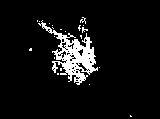
#> input picture mp2/images/gun.bmp, 160 x 119 px, found by its file name
$ python mp2_implementation.py
#> lines starting #> are read from the running program, lines starting #| are printed output that depends on the picture; after the words box and inside, x2 and y2 are one past the last pixel; in counts of white or black regions, pixels touching at a corner belong together
### mp2/MorphologicalOperators.py
import cv2
import numpy as np

def Dilation(img, se):
    '''
    Applies the dilation morphological operator to a given image.

    Parameters:
        img (numpy array): The image the operation will be performed on.
        se (tuple): The structuring element used in the operation.

    Returns:
        (numpy array): The dilated image.
    '''

    # Converting image to grayscale and determining dimensions
    img_gray = np.copy(img)
    if len(img_gray.shape) == 3:
        img_gray = cv2.cvtColor(img_gray, cv2.COLOR_BGR2GRAY)
    rows,cols = img_gray.shape

    # Determining the offsets from the center pixel of the structuring element
    se_offset_rows = se[0] // 2
    se_offset_cols = se[1] // 2

    # Adding padding for the image to account structuring element on the border of the image
    padded_img = np.pad(img_gray, ((se_offset_rows, se_offset_rows), (se_offset_cols, se_offset_cols)), mode="constant", constant_values=0)

    # Locating white pixels
    white_pix_coords = np.argwhere(padded_img == 255)

    # Dilation process
    for coord in white_pix_coords:
        i = coord[0]
        j = coord[1]
        row_inds = np.repeat(np.linspace(i - se_offset_rows, i + se_offset_rows, se[0], dtype=int), se[1])
        col_inds = np.tile(np.linspace(j - se_offset_cols, j + se_offset_cols, se[1], dtype=int), se[0])
        padded_img[row_inds, col_inds] = 255

    # Removing padding
    final_img = padded_img[se_offset_rows:(rows + se_offset_rows), se_offset_cols:(cols + se_offset_cols)]

    return cv2.cvtColor(final_img, cv2.COLOR_GRAY2BGR)


def Erosion(img, se):
    '''
    Applies the erosion morphological operator to a given image.

    Parameters:
        img (numpy array): The image the operation will be performed on.
        se (tuple): The structuring element used in the operation.

    Returns:
        (numpy array): The eroded image.
    '''

    # Converting image to grayscale and determining dimensions
    img_gray = np.copy(img)
    if len(img_gray.shape) == 3:
        img_gray = cv2.cvtColor(img_gray, cv2.COLOR_BGR2GRAY)
    rows,cols = img_gray.shape

    # Determining the offsets from the center pixel of the structuring element
    se_offset_rows = se[0] // 2
    se_offset_cols = se[1] // 2

    # Adding padding for the image to account structuring element on the border of the image
    padded_img = np.pad(img_gray, ((se_offset_rows, se_offset_rows), (se_offset_cols, se_offset_cols)), mode="constant", constant_values=0)

    # Copying padded image for overwriting later
    img_new = np.copy(padded_img)
    img_new[:, :] = 0

    # Locating white pixels
    white_pix_coords = np.argwhere(padded_img == 255)

    # Erosion process
    for coord in white_pix_coords:
        i = coord[0]
        j = coord[1]
        row_inds = np.repeat(np.linspace(i - se_offset_rows, i + se_offset_rows, se[0], dtype=int), se[1])
        col_inds = np.tile(np.linspace(j - se_offset_cols, j + se_offset_cols, se[1], dtype=int), se[0])
        sum = np.sum(padded_img[row_inds, col_inds], dtype=int)
        if sum == 255*se[0]*se[1]:
            img_new[i, j] = 255

    # Removing padding
    final_img = img_new[se_offset_rows:(rows + se_offset_rows), se_offset_cols:(cols + se_offset_cols)]

    return cv2.cvtColor(final_img, cv2.COLOR_GRAY2BGR)


def Opening(img, se):
    '''
    Applies the opening morphological operator to a given image.

    Parameters:
        img (numpy array): The image the operation will be performed on.
        se (tuple): The structuring element used in the operation.

    Returns:
        (numpy array): The opened image.
    '''

    eroded_img = Erosion(img, se)

    return Dilation(eroded_img, se)


def Closing(img, se):
    '''
    Applies the closing morphological operator to a given image.

    Parameters:
        img (numpy array): The image the operation will be performed on.
        se (tuple): The structuring element used in the operation.

    Returns:
        (numpy array): The closed image.
    '''

    dilated_img = Dilation(img, se)

    return Erosion(dilated_img, se)


def Boundary(img, se):
    '''
    Applies the boundary morphological operator to a given image.

    Parameters:
        img (numpy array): The image the operation will be performed on.
        se (tuple): The structuring element used in the operation.

    Returns:
        (numpy array): The boundary image.
    '''

    eroded_img = Erosion(img, se)

    return img - eroded_img

### mp2/mp2_implementation.py
import cv2
import numpy as np
from MorphologicalOperators import Dilation, Erosion, Opening, Closing, Boundary

gun_img = cv2.imread('mp2/images/gun.bmp')
#> gun_img is the input picture: shape (119, 160, 3); 7% white; 22 white regions (21 under 20 px), largest, box (x1, y1, x2, y2) and area: (38, 20, 98, 85) 1251
palm_img = cv2.imread('mp2/images/palm.bmp')
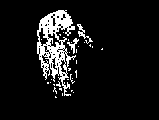
#> input picture mp2/images/palm.bmp, 159 x 120 px, found by its file name
#> palm_img is the input picture: shape (120, 159, 3); 8.5% white; 32 white regions (29 under 20 px), largest, box (x1, y1, x2, y2) and area: (37, 10, 76, 96) 1378, (77, 24, 93, 44) 79, (67, 38, 79, 54) 61

se = (7, 7)
se2 = (3, 3)
gun_img_dilated = Dilation(gun_img, se)
#> in Dilation, `padded_img = np.pad(img_gray, ((se_offset_rows, se_offset_rows), (se_o..`: padded_img: shape (125, 166); 6.5% white; 22 white regions (21 under 20 px), largest, box (x1, y1, x2, y2) and area: (41, 23, 101, 88) 1251
#> in Dilation, `white_pix_coords = np.argwhere(padded_img == 255)`: white_pix_coords = 1340 pairs, first value 20 to 119, second value 32 to 134
#> the loop in Dilation, `for coord in white_pix_coords:` made 1340 passes
#> (i, j) on passes 1 to 3: (20, 85), (20, 86), (21, 87)
#> after the loop in Dilation, `for coord in white_pix_coords:`: padded_img: shape (125, 166); 15.2% white; 3 white regions, box (x1, y1, x2, y2) and area: (37, 17, 106, 91) 3017, (29, 48, 38, 57) 80, (130, 115, 138, 123) 63
#> in Dilation, `final_img = padded_img[se_offset_rows:(rows + se_offset_rows), se_offs..`: final_img: shape (119, 160); 16.6% white; 3 white regions, box (x1, y1, x2, y2) and area: (34, 14, 103, 88) 3017, (26, 45, 35, 54) 80, (127, 112, 135, 119) 55
gun_img_eroded = Erosion(gun_img, se)
#> in Erosion, `img_new[:, :] = 0`: img_new: shape (125, 166); every value is 0
#> the loop in Erosion, `for coord in white_pix_coords:` made 1340 passes
#> (i, j, sum) on passes 1 to 3: (20, 85, 2550), (20, 86, 2550), (21, 87, 3060)
#> after the loop in Erosion, `for coord in white_pix_coords:`:
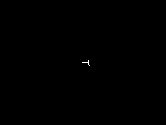
#> img_new: shape (125, 166); 0.06% white in thin lines or dots, all inside (x1, y1, x2, y2) = (82, 60, 90, 66)
#> in Erosion, `final_img = img_new[se_offset_rows:(rows + se_offset_rows), se_offset_..`: final_img: shape (119, 160); 0.06% white in thin lines or dots, all inside (x1, y1, x2, y2) = (79, 57, 87, 63)
gun_img_opened = Opening(gun_img, se)
#> the loop in Erosion (call 2), `for coord in white_pix_coords:` made 1340 passes
#> call 2 of Dilation, with se = (7, 7)
#> in Dilation (call 2), `white_pix_coords = np.argwhere(padded_img == 255)`: white_pix_coords = [[60, 88], [61, 88], [62, 82], [62, 83], [62, 84], [62, 85], [62, 86], [62, 87], [62, 88], [63, 88], [64, 88], [65, 89]]
#> the loop in Dilation (call 2), `for coord in white_pix_coords:` made 12 passes
#> after the loop in Dilation (call 2), `for coord in white_pix_coords:`:
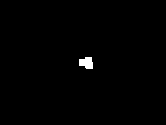
#> padded_img: shape (125, 166); 0.64% white; 1 white region, box (x1, y1, x2, y2) and area: (79, 57, 93, 69) 132
#> in Dilation (call 2), `final_img = padded_img[se_offset_rows:(rows + se_offset_rows), se_offs..`: final_img: shape (119, 160); 0.69% white; 1 white region, box (x1, y1, x2, y2) and area: (76, 54, 90, 66) 132
gun_img_closed = Closing(gun_img, se)
#> in Erosion (call 3), `padded_img = np.pad(img_gray, ((se_offset_rows, se_offset_rows), (se_o..`: padded_img: shape (125, 166); 15.2% white; 3 white regions, box (x1, y1, x2, y2) and area: (37, 17, 106, 91) 3017, (29, 48, 38, 57) 80, (130, 115, 138, 122) 55
#> after the loop in Erosion (call 3), `for coord in white_pix_coords:`: img_new: shape (125, 166); 9.8% white; 4 white regions (3 under 20 px), largest, box (x1, y1, x2, y2) and area: (40, 20, 103, 88) 2017
#> in Erosion (call 3), `final_img = img_new[se_offset_rows:(rows + se_offset_rows), se_offset_..`: final_img: shape (119, 160); 10.6% white; 4 white regions (3 under 20 px), largest, box (x1, y1, x2, y2) and area: (37, 17, 100, 85) 2017
gun_img_boundary = Boundary(gun_img_closed, se2)
#> in Erosion (call 4), `padded_img = np.pad(img_gray, ((se_offset_rows, se_offset_rows), (se_o..`: padded_img: shape (121, 162); 10.3% white; 4 white regions (3 under 20 px), largest, box (x1, y1, x2, y2) and area: (38, 18, 101, 86) 2017
#> in Erosion (call 4), `img_new[:, :] = 0`: img_new: shape (121, 162); every value is 0
#> after the loop in Erosion (call 4), `for coord in white_pix_coords:`: img_new: shape (121, 162); 8.7% white; 1 white region, box (x1, y1, x2, y2) and area: (40, 20, 98, 85) 1715
#> in Erosion (call 4), `final_img = img_new[se_offset_rows:(rows + se_offset_rows), se_offset_..`: final_img: shape (119, 160); 9% white; 1 white region, box (x1, y1, x2, y2) and area: (39, 19, 97, 84) 1715
#> in Boundary, `return img - eroded_img`: returned value: shape (119, 160, 3); 1.6% white in thin lines or dots, all inside (x1, y1, x2, y2) = (29, 17, 131, 116)

palm_img_dilated = Dilation(palm_img, se)
#> in Dilation (call 4), `padded_img = np.pad(img_gray, ((se_offset_rows, se_offset_rows), (se_o..`: padded_img: shape (126, 165); 7.8% white; 32 white regions (29 under 20 px), largest, box (x1, y1, x2, y2) and area: (40, 13, 79, 99) 1378, (80, 27, 96, 47) 79, (70, 41, 82, 57) 61
#> after the loop in Dilation (call 4), `for coord in white_pix_coords:`: padded_img: shape (126, 165); 19.1% white; 2 white regions, box (x1, y1, x2, y2) and area: (37, 10, 99, 104) 3913, (101, 48, 109, 56) 63
#> in Dilation (call 4), `final_img = padded_img[se_offset_rows:(rows + se_offset_rows), se_offs..`: final_img: shape (120, 159); 20.8% white; 2 white regions, box (x1, y1, x2, y2) and area: (34, 7, 96, 101) 3913, (98, 45, 106, 53) 63
palm_img_eroded = Erosion(palm_img, se)
#> in Erosion (call 5), `img_new[:, :] = 0`: img_new: shape (126, 165); every value is 0
#> after the loop in Erosion (call 5), `for coord in white_pix_coords:`: img_new: shape (126, 165); 0.01% white in thin lines or dots, all inside (x1, y1, x2, y2) = (69, 24, 71, 26)
#> in Erosion (call 5), `final_img = img_new[se_offset_rows:(rows + se_offset_rows), se_offset_..`: final_img: shape (120, 159); 0.02% white in thin lines or dots, all inside (x1, y1, x2, y2) = (66, 21, 68, 23)
palm_img_opened = Opening(palm_img, se)
#> the loop in Dilation (call 5), `for coord in white_pix_coords:` made 3 passes
#> coord on passes 1 to 3: [24, 69], [25, 69], [25, 70]
#> after the loop in Dilation (call 5), `for coord in white_pix_coords:`:
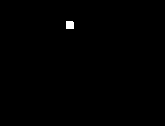
#> padded_img: shape (126, 165); 0.3% white; 1 white region, box (x1, y1, x2, y2) and area: (66, 21, 74, 29) 63
#> in Dilation (call 5), `final_img = padded_img[se_offset_rows:(rows + se_offset_rows), se_offs..`: final_img: shape (120, 159); 0.33% white; 1 white region, box (x1, y1, x2, y2) and area: (63, 18, 71, 26) 63
palm_img_closed = Closing(palm_img, se)
#> after the loop in Erosion (call 7), `for coord in white_pix_coords:`: img_new: shape (126, 165); 13.8% white; 2 white regions (1 under 20 px), largest, box (x1, y1, x2, y2) and area: (40, 13, 96, 101) 2863
#> in Erosion (call 7), `final_img = img_new[se_offset_rows:(rows + se_offset_rows), se_offset_..`: final_img: shape (120, 159); 15% white; 2 white regions (1 under 20 px), largest, box (x1, y1, x2, y2) and area: (37, 10, 93, 98) 2863
palm_img_closed2 = Erosion(palm_img_dilated, se2)
#> in Erosion (call 8), `padded_img = np.pad(img_gray, ((se_offset_rows, se_offset_rows), (se_o..`: padded_img: shape (122, 161); 20.2% white; 2 white regions, box (x1, y1, x2, y2) and area: (35, 8, 97, 102) 3913, (99, 46, 107, 54) 63
#> in Erosion (call 8), `img_new[:, :] = 0`: img_new: shape (122, 161); every value is 0
#> the loop in Erosion (call 8), `for coord in white_pix_coords:` made 3976 passes
#> coord on passes 1 to 3: [8, 56], [8, 57], [8, 58]
#> after the loop in Erosion (call 8), `for coord in white_pix_coords:`:
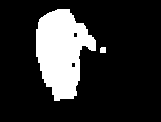
#> img_new: shape (122, 161); 18.4% white; 2 white regions, box (x1, y1, x2, y2) and area: (36, 9, 96, 101) 3571, (100, 47, 106, 53) 35
#> in Erosion (call 8), `final_img = img_new[se_offset_rows:(rows + se_offset_rows), se_offset_..`: final_img: shape (120, 159); 18.9% white; 2 white regions, box (x1, y1, x2, y2) and area: (35, 8, 95, 100) 3571, (99, 46, 105, 52) 35
palm_img_boundary = Boundary(palm_img_closed2, se2)
#> call 2 of Boundary, with se = (3, 3)
#> the loop in Erosion (call 9), `for coord in white_pix_coords:` made 3606 passes
#> coord on passes 1 to 3: [9, 57], [9, 58], [9, 59]
#> after the loop in Erosion (call 9), `for coord in white_pix_coords:`:
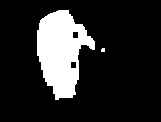
#> img_new: shape (122, 161); 16.5% white; 2 white regions (1 under 20 px), largest, box (x1, y1, x2, y2) and area: (37, 10, 95, 100) 3221
#> in Erosion (call 9), `final_img = img_new[se_offset_rows:(rows + se_offset_rows), se_offset_..`: final_img: shape (120, 159); 17% white; 2 white regions (1 under 20 px), largest, box (x1, y1, x2, y2) and area: (36, 9, 94, 99) 3221
#> in Boundary (call 2), `return img - eroded_img`:
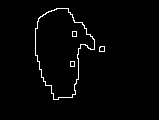
#> returned value: shape (120, 159, 3); 1.9% white in thin lines or dots, all inside (x1, y1, x2, y2) = (35, 8, 105, 100)

cv2.imshow('gun.bmp', gun_img)
cv2.imshow('dilated gun.bmp', gun_img_dilated)
cv2.imshow('eroded gun.bmp', gun_img_eroded)
cv2.imshow('opened gun.bmp', gun_img_opened)
cv2.imshow('closed gun.bmp', gun_img_closed)
cv2.imshow('boundary of gun.bmp', gun_img_boundary)
cv2.imshow('palm.bmp', palm_img)
cv2.imshow('dilated palm.bmp', palm_img_dilated)
cv2.imshow('eroded palm.bmp', palm_img_eroded)
cv2.imshow('opened palm.bmp', palm_img_opened)
cv2.imshow('closed palm.bmp', palm_img_closed)
cv2.imshow('boundary of palm.bmp', palm_img_boundary)
cv2.waitKey(0)
cv2.destroyAllWindows()
